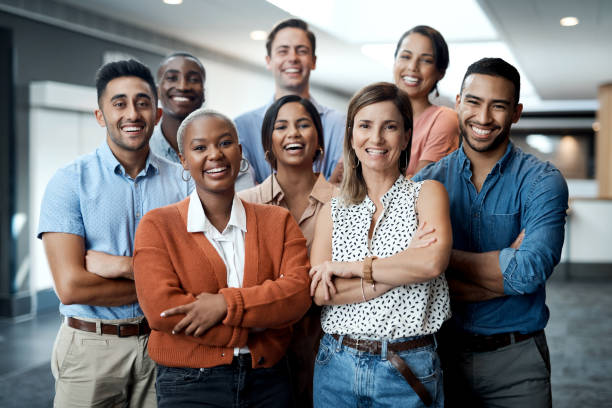
#> input picture image22.jpg, 612 x 408 px
$ python detectingFaces.py
#> lines starting #> are read from the running program, lines starting #| are printed output that depends on the picture; after the words box and inside, x2 and y2 are one past the last pixel; in counts of white or black regions, pixels touching at a corner belong together
import cv2

faceCascade = cv2.CascadeClassifier(cv2.data.haarcascades + "haarcascade_frontalface_default.xml")
imagine = cv2.imread("image22.jpg")
#> imagine is the input picture: shape (408, 612, 3); mean B, G, R 121.3, 121.2, 125.3
grayImage = cv2.cvtColor(imagine, cv2.COLOR_BGR2GRAY)
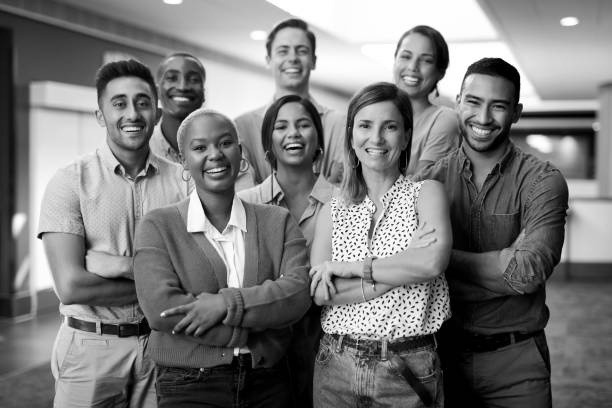
#> grayImage: shape (408, 612); min 0, max 255, mean 122.4

#detectam fetele
faces = faceCascade.detectMultiScale(grayImage, scaleFactor=1.1, minNeighbors=7, minSize=(30, 30))
#> faces = [[267, 30, 53, 53], [265, 103, 57, 57], [389, 37, 53, 53], [345, 101, 64, 64], [156, 56, 54, 54], [453, 78, 65, 65], [97, 75, 69, 69], [185, 122, 59, 59]]

 #desenam un dreptunghi in jurul fiecarei fete detectate
for(x,y,w,h) in faces:
    cv2.rectangle(imagine, (x,y), (x+w, y+h), (0,255,0), 2)
#> this loop made 8 passes
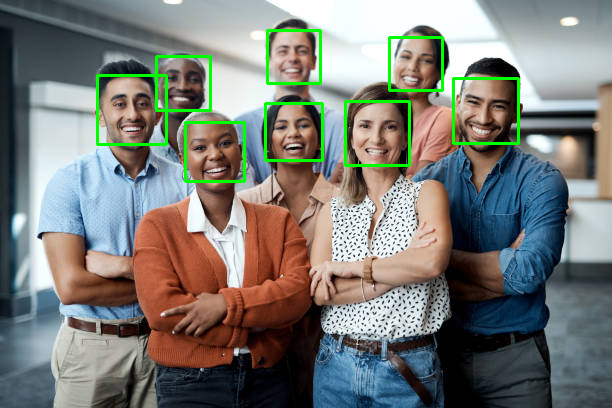
#> imagine: shape (408, 612, 3); 2.26% of pixels changed, all inside (x1, y1, x2, y2) = (96, 29, 520, 183)


cv2.imshow("detectare faciala", imagine)

cv2.waitKey(0)
cv2.destroyAllWindows()

$ run again, with testImg.jpg copied over image22.jpg
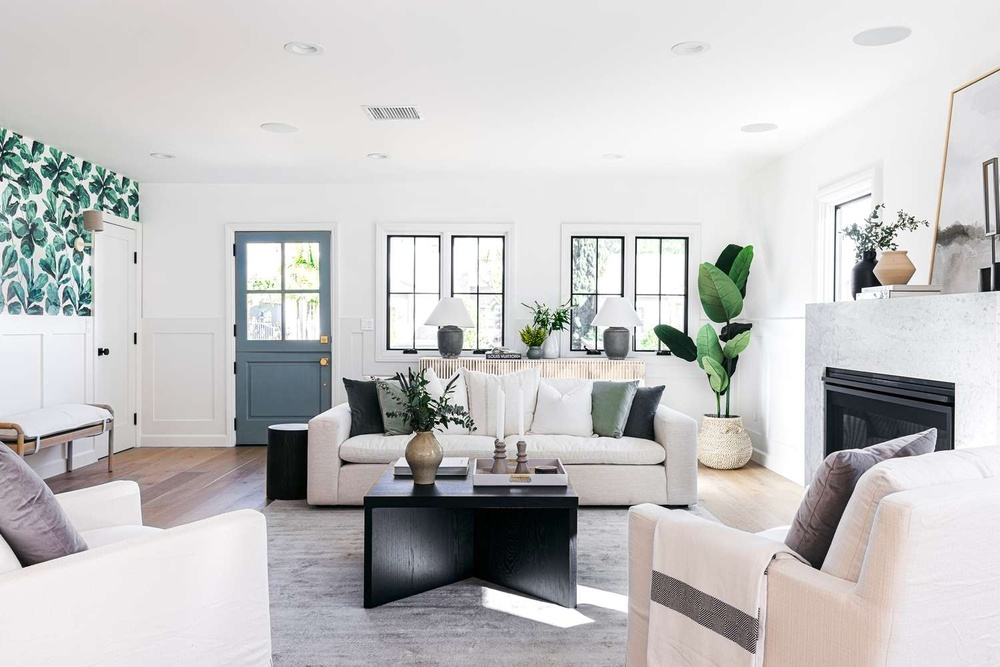
#> input picture testImg.jpg, 1000 x 667 px, shrunk from 1500 x 1000 before the run
#> imagine is the input picture: shape (667, 1000, 3); mean B, G, R 195.7, 195.8, 196.6
#> `grayImage = cv2.cvtColor(imagine, cv2.COLOR_BGR2GRAY)`:
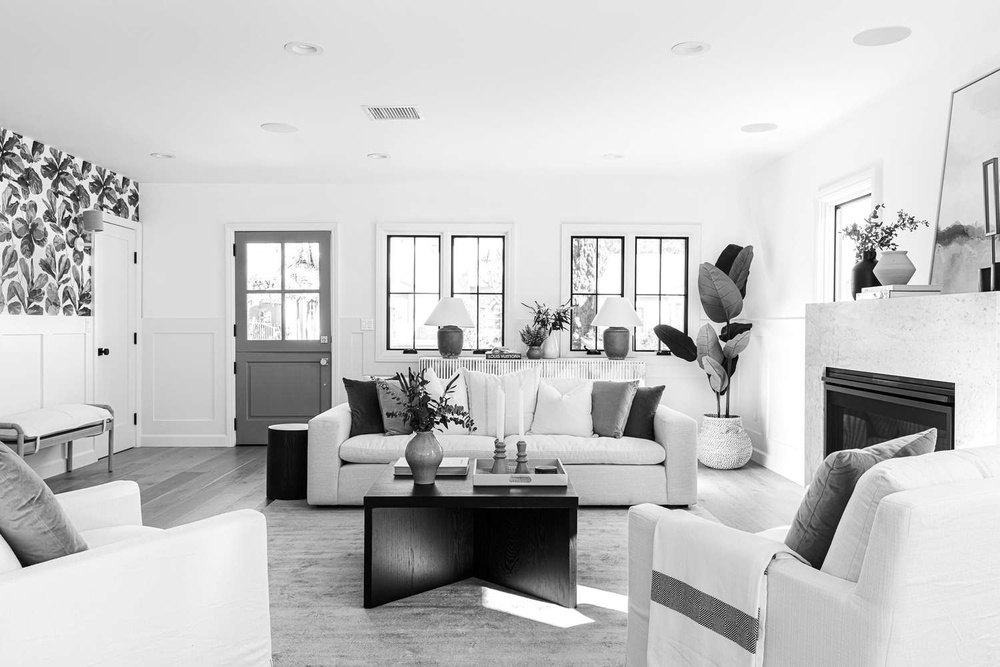
#> grayImage: shape (667, 1000); min 0, max 255, mean 196
#> faces = ()

$ run again, with image.jpeg copied over image22.jpg
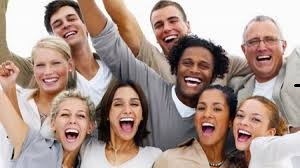
#> input picture image.jpeg, 300 x 168 px
#> imagine is the input picture: shape (168, 300, 3); mean B, G, R 140.5, 149.6, 172
#> `grayImage = cv2.cvtColor(imagine, cv2.COLOR_BGR2GRAY)`:
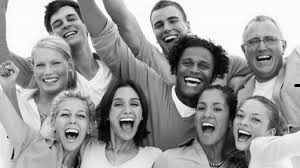
#> grayImage: shape (168, 300); min 0, max 255, mean 155.3
#> faces = [[239, 23, 46, 46], [172, 46, 46, 46], [27, 49, 40, 40], [104, 86, 46, 46], [186, 89, 48, 48], [49, 97, 47, 47], [145, 5, 43, 43], [223, 99, 50, 50]]
#> the loop `for(x,y,w,h) in faces:` made 8 passes
#> after the loop `for(x,y,w,h) in faces:`:
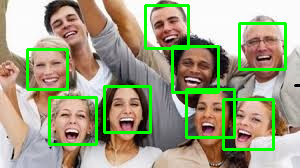
#> imagine: shape (168, 300, 3); 8.52% of pixels changed, all inside (x1, y1, x2, y2) = (26, 4, 287, 151)
